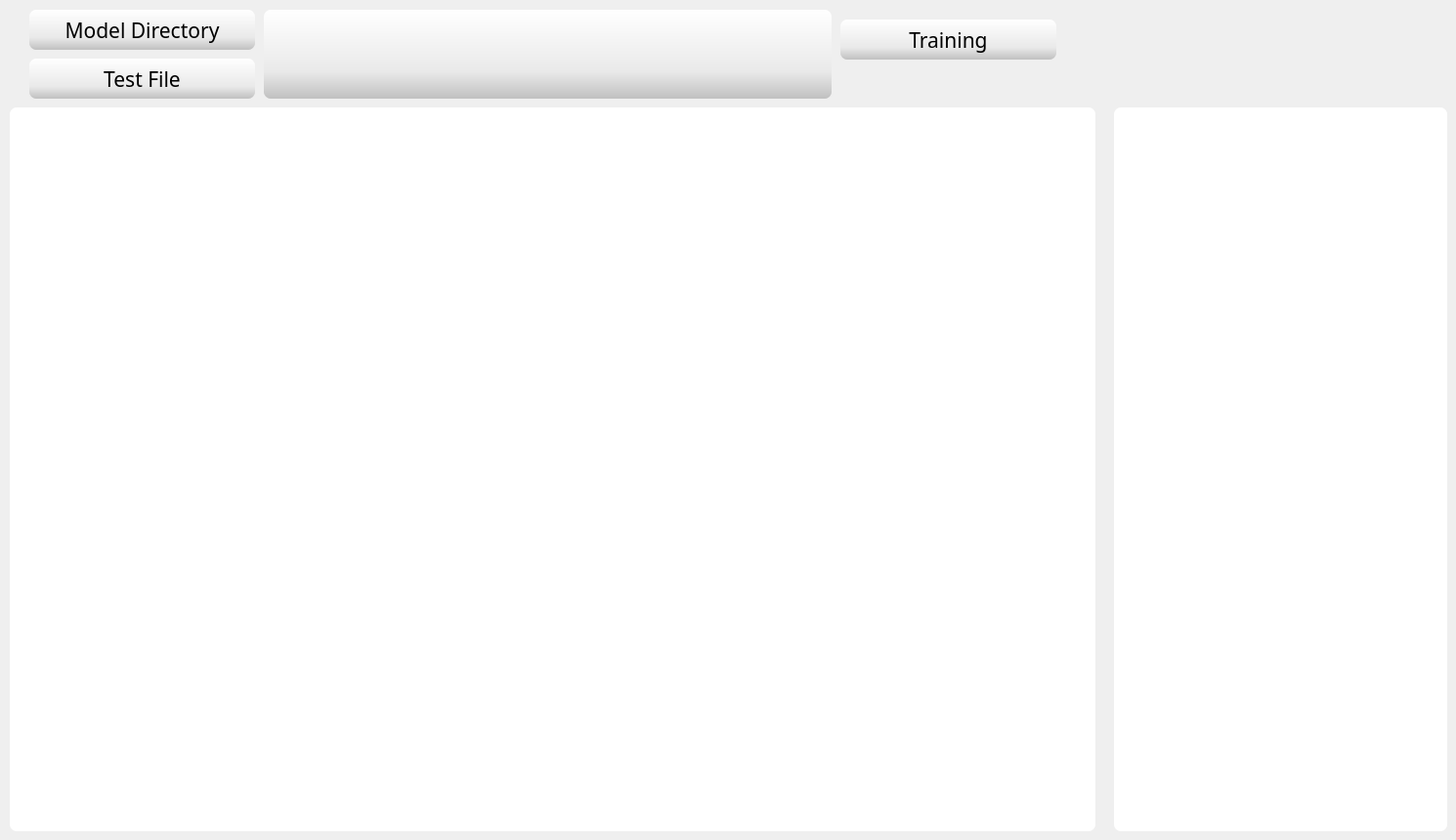
  <widget class="QWidget" name="tab_2">
   <attribute name="title">
    <string>추론</string>
   </attribute>
   <widget class="QToolButton" name="model_directory">
    <property name="geometry">
     <rect>
      <x>30</x>
      <y>10</y>
      <width>231</width>
      <height>41</height>
     </rect>
    </property>
    <property name="palette">
     <palette>
      <active>
       <colorrole role="Button">
        <brush brushstyle="LinearGradientPattern">
         <gradient startx="1.000000000000000" starty="1.000000000000000" endx="1.000000000000000" endy="0.000000000000000" type="LinearGradient" spread="PadSpread" coordinatemode="ObjectBoundingMode">
          <gradientstop position="0.000000000000000">
           <color alpha="255">
            <red>192</red>
            <green>192</green>
            <blue>192</blue>
           </color>
          </gradientstop>
          <gradientstop position="0.301136000000000">
           <color alpha="255">
            <red>233</red>
            <green>233</green>
            <blue>233</blue>
           </color>
          </gradientstop>
          <gradientstop position="1.000000000000000">
           <color alpha="255">
            <red>255</red>
            <green>255</green>
            <blue>255</blue>
           </color>
          </gradientstop>
         </gradient>
        </brush>
       </colorrole>
       <colorrole role="Base">
        <brush brushstyle="LinearGradientPattern">
         <gradient startx="1.000000000000000" starty="1.000000000000000" endx="1.000000000000000" endy="0.000000000000000" type="LinearGradient" spread="PadSpread" coordinatemode="ObjectBoundingMode">
          <gradientstop position="0.000000000000000">
           <color alpha="255">
            <red>192</red>
            <green>192</green>
            <blue>192</blue>
           </color>
          </gradientstop>
          <gradientstop position="0.301136000000000">
           <color alpha="255">
            <red>233</red>
            <green>233</green>
            <blue>233</blue>
           </color>
          </gradientstop>
          <gradientstop position="1.000000000000000">
           <color alpha="255">
            <red>255</red>
            <green>255</green>
            <blue>255</blue>
           </color>
          </gradientstop>
         </gradient>
        </brush>
       </colorrole>
       <colorrole role="Window">
        <brush brushstyle="LinearGradientPattern">
         <gradient startx="1.000000000000000" starty="1.000000000000000" endx="1.000000000000000" endy="0.000000000000000" type="LinearGradient" spread="PadSpread" coordinatemode="ObjectBoundingMode">
          <gradientstop position="0.000000000000000">
           <color alpha="255">
            <red>192</red>
            <green>192</green>
            <blue>192</blue>
           </color>
          </gradientstop>
          <gradientstop position="0.301136000000000">
           <color alpha="255">
            <red>233</red>
            <green>233</green>
            <blue>233</blue>
           </color>
          </gradientstop>
          <gradientstop position="1.000000000000000">
           <color alpha="255">
            <red>255</red>
            <green>255</green>
            <blue>255</blue>
           </color>
          </gradientstop>
         </gradient>
        </brush>
       </colorrole>
      </active>
      <inactive>
       <colorrole role="Button">
        <brush brushstyle="LinearGradientPattern">
         <gradient startx="1.000000000000000" starty="1.000000000000000" endx="1.000000000000000" endy="0.000000000000000" type="LinearGradient" spread="PadSpread" coordinatemode="ObjectBoundingMode">
          <gradientstop position="0.000000000000000">
           <color alpha="255">
            <red>192</red>
            <green>192</green>
            <blue>192</blue>
           </color>
          </gradientstop>
          <gradientstop position="0.301136000000000">
           <color alpha="255">
            <red>233</red>
            <green>233</green>
            <blue>233</blue>
           </color>
          </gradientstop>
          <gradientstop position="1.000000000000000">
           <color alpha="255">
            <red>255</red>
            <green>255</green>
            <blue>255</blue>
           </color>
          </gradientstop>
         </gradient>
        </brush>
       </colorrole>
       <colorrole role="Base">
        <brush brushstyle="LinearGradientPattern">
         <gradient startx="1.000000000000000" starty="1.000000000000000" endx="1.000000000000000" endy="0.000000000000000" type="LinearGradient" spread="PadSpread" coordinatemode="ObjectBoundingMode">
          <gradientstop position="0.000000000000000">
           <color alpha="255">
            <red>192</red>
            <green>192</green>
            <blue>192</blue>
           </color>
          </gradientstop>
          <gradientstop position="0.301136000000000">
           <color alpha="255">
            <red>233</red>
            <green>233</green>
            <blue>233</blue>
           </color>
          </gradientstop>
          <gradientstop position="1.000000000000000">
           <color alpha="255">
            <red>255</red>
            <green>255</green>
            <blue>255</blue>
           </color>
          </gradientstop>
         </gradient>
        </brush>
       </colorrole>
       <colorrole role="Window">
        <brush brushstyle="LinearGradientPattern">
         <gradient startx="1.000000000000000" starty="1.000000000000000" endx="1.000000000000000" endy="0.000000000000000" type="LinearGradient" spread="PadSpread" coordinatemode="ObjectBoundingMode">
          <gradientstop position="0.000000000000000">
           <color alpha="255">
            <red>192</red>
            <green>192</green>
            <blue>192</blue>
           </color>
          </gradientstop>
          <gradientstop position="0.301136000000000">
           <color alpha="255">
            <red>233</red>
            <green>233</green>
            <blue>233</blue>
           </color>
          </gradientstop>
          <gradientstop position="1.000000000000000">
           <color alpha="255">
            <red>255</red>
            <green>255</green>
            <blue>255</blue>
           </color>
          </gradientstop>
         </gradient>
        </brush>
       </colorrole>
      </inactive>
      <disabled>
       <colorrole role="Button">
        <brush brushstyle="LinearGradientPattern">
         <gradient startx="1.000000000000000" starty="1.000000000000000" endx="1.000000000000000" endy="0.000000000000000" type="LinearGradient" spread="PadSpread" coordinatemode="ObjectBoundingMode">
          <gradientstop position="0.000000000000000">
           <color alpha="255">
            <red>192</red>
            <green>192</green>
            <blue>192</blue>
           </color>
          </gradientstop>
          <gradientstop position="0.301136000000000">
           <color alpha="255">
            <red>233</red>
            <green>233</green>
            <blue>233</blue>
           </color>
          </gradientstop>
          <gradientstop position="1.000000000000000">
           <color alpha="255">
            <red>255</red>
            <green>255</green>
            <blue>255</blue>
           </color>
          </gradientstop>
         </gradient>
        </brush>
       </colorrole>
       <colorrole role="Base">
        <brush brushstyle="LinearGradientPattern">
         <gradient startx="1.000000000000000" starty="1.000000000000000" endx="1.000000000000000" endy="0.000000000000000" type="LinearGradient" spread="PadSpread" coordinatemode="ObjectBoundingMode">
          <gradientstop position="0.000000000000000">
           <color alpha="255">
            <red>192</red>
            <green>192</green>
            <blue>192</blue>
           </color>
          </gradientstop>
          <gradientstop position="0.301136000000000">
           <color alpha="255">
            <red>233</red>
            <green>233</green>
            <blue>233</blue>
           </color>
          </gradientstop>
          <gradientstop position="1.000000000000000">
           <color alpha="255">
            <red>255</red>
            <green>255</green>
            <blue>255</blue>
           </color>
          </gradientstop>
         </gradient>
        </brush>
       </colorrole>
       <colorrole role="Window">
        <brush brushstyle="LinearGradientPattern">
         <gradient startx="1.000000000000000" starty="1.000000000000000" endx="1.000000000000000" endy="0.000000000000000" type="LinearGradient" spread="PadSpread" coordinatemode="ObjectBoundingMode">
          <gradientstop position="0.000000000000000">
           <color alpha="255">
            <red>192</red>
            <green>192</green>
            <blue>192</blue>
           </color>
          </gradientstop>
          <gradientstop position="0.301136000000000">
           <color alpha="255">
            <red>233</red>
            <green>233</green>
            <blue>233</blue>
           </color>
          </gradientstop>
          <gradientstop position="1.000000000000000">
           <color alpha="255">
            <red>255</red>
            <green>255</green>
            <blue>255</blue>
           </color>
          </gradientstop>
         </gradient>
        </brush>
       </colorrole>
      </disabled>
     </palette>
    </property>
    <property name="font">
     <font>
      <family>Impact</family>
      <pointsize>16</pointsize>
      <weight>50</weight>
      <italic>false</italic>
      <bold>false</bold>
      <underline>false</underline>
     </font>
    </property>
    <property name="styleSheet">
     <string notr="true">border-radius:7px; background-color:qlineargradient(spread:pad, x1:1, y1:1, x2:1, y2:0, stop:0 rgba(192, 192, 192, 255), stop:0.301136 rgba(233, 233, 233, 255), stop:1 rgba(255, 255, 255, 255))</string>
    </property>
    <property name="text">
     <string>Model Directory</string>
    </property>
    <property name="toolButtonStyle">
     <enum>Qt::ToolButtonIconOnly</enum>
    </property>
   </widget>
   <widget class="QToolButton" name="training">
    <property name="geometry">
     <rect>
      <x>860</x>
      <y>20</y>
      <width>221</width>
      <height>41</height>
     </rect>
    </property>
    <property name="font">
     <font>
      <family>Impact</family>
      <pointsize>16</pointsize>
      <weight>50</weight>
      <bold>false</bold>
     </font>
    </property>
    <property name="styleSheet">
     <string notr="true">border-radius:7px; background-color:qlineargradient(spread:pad, x1:1, y1:1, x2:1, y2:0, stop:0 rgba(192, 192, 192, 255), stop:0.301136 rgba(233, 233, 233, 255), stop:1 rgba(255, 255, 255, 255))</string>
    </property>
    <property name="text">
     <string>Training</string>
    </property>
   </widget>
   <widget class="QWidget" name="train_image" native="true">
    <property name="geometry">
     <rect>
      <x>10</x>
      <y>110</y>
      <width>1111</width>
      <height>741</height>
     </rect>
    </property>
    <property name="styleSheet">
     <string notr="true">border-radius:7px; background-color:white;</string>
    </property>
   </widget>
   <widget class="QToolButton" name="test_directory">
    <property name="geometry">
     <rect>
      <x>30</x>
      <y>60</y>
      <width>231</width>
      <height>41</height>
     </rect>
    </property>
    <property name="palette">
     <palette>
      <active>
       <colorrole role="Button">
        <brush brushstyle="LinearGradientPattern">
         <gradient startx="1.000000000000000" starty="1.000000000000000" endx="1.000000000000000" endy="0.000000000000000" type="LinearGradient" spread="PadSpread" coordinatemode="ObjectBoundingMode">
          <gradientstop position="0.000000000000000">
           <color alpha="255">
            <red>192</red>
            <green>192</green>
            <blue>192</blue>
           </color>
          </gradientstop>
          <gradientstop position="0.301136000000000">
           <color alpha="255">
            <red>233</red>
            <green>233</green>
            <blue>233</blue>
           </color>
          </gradientstop>
          <gradientstop position="1.000000000000000">
           <color alpha="255">
            <red>255</red>
            <green>255</green>
            <blue>255</blue>
           </color>
          </gradientstop>
         </gradient>
        </brush>
       </colorrole>
       <colorrole role="Base">
        <brush brushstyle="LinearGradientPattern">
         <gradient startx="1.000000000000000" starty="1.000000000000000" endx="1.000000000000000" endy="0.000000000000000" type="LinearGradient" spread="PadSpread" coordinatemode="ObjectBoundingMode">
          <gradientstop position="0.000000000000000">
           <color alpha="255">
            <red>192</red>
            <green>192</green>
            <blue>192</blue>
           </color>
          </gradientstop>
          <gradientstop position="0.301136000000000">
           <color alpha="255">
            <red>233</red>
            <green>233</green>
            <blue>233</blue>
           </color>
          </gradientstop>
          <gradientstop position="1.000000000000000">
           <color alpha="255">
            <red>255</red>
            <green>255</green>
            <blue>255</blue>
           </color>
          </gradientstop>
         </gradient>
        </brush>
       </colorrole>
       <colorrole role="Window">
        <brush brushstyle="LinearGradientPattern">
         <gradient startx="1.000000000000000" starty="1.000000000000000" endx="1.000000000000000" endy="0.000000000000000" type="LinearGradient" spread="PadSpread" coordinatemode="ObjectBoundingMode">
          <gradientstop position="0.000000000000000">
           <color alpha="255">
            <red>192</red>
            <green>192</green>
            <blue>192</blue>
           </color>
          </gradientstop>
          <gradientstop position="0.301136000000000">
           <color alpha="255">
            <red>233</red>
            <green>233</green>
            <blue>233</blue>
           </color>
          </gradientstop>
          <gradientstop position="1.000000000000000">
           <color alpha="255">
            <red>255</red>
            <green>255</green>
            <blue>255</blue>
           </color>
          </gradientstop>
         </gradient>
        </brush>
       </colorrole>
      </active>
      <inactive>
       <colorrole role="Button">
        <brush brushstyle="LinearGradientPattern">
         <gradient startx="1.000000000000000" starty="1.000000000000000" endx="1.000000000000000" endy="0.000000000000000" type="LinearGradient" spread="PadSpread" coordinatemode="ObjectBoundingMode">
          <gradientstop position="0.000000000000000">
           <color alpha="255">
            <red>192</red>
            <green>192</green>
            <blue>192</blue>
           </color>
          </gradientstop>
          <gradientstop position="0.301136000000000">
           <color alpha="255">
            <red>233</red>
            <green>233</green>
            <blue>233</blue>
           </color>
          </gradientstop>
          <gradientstop position="1.000000000000000">
           <color alpha="255">
            <red>255</red>
            <green>255</green>
            <blue>255</blue>
           </color>
          </gradientstop>
         </gradient>
        </brush>
       </colorrole>
       <colorrole role="Base">
        <brush brushstyle="LinearGradientPattern">
         <gradient startx="1.000000000000000" starty="1.000000000000000" endx="1.000000000000000" endy="0.000000000000000" type="LinearGradient" spread="PadSpread" coordinatemode="ObjectBoundingMode">
          <gradientstop position="0.000000000000000">
           <color alpha="255">
            <red>192</red>
            <green>192</green>
            <blue>192</blue>
           </color>
          </gradientstop>
          <gradientstop position="0.301136000000000">
           <color alpha="255">
            <red>233</red>
            <green>233</green>
            <blue>233</blue>
           </color>
          </gradientstop>
          <gradientstop position="1.000000000000000">
           <color alpha="255">
            <red>255</red>
            <green>255</green>
            <blue>255</blue>
           </color>
          </gradientstop>
         </gradient>
        </brush>
       </colorrole>
       <colorrole role="Window">
        <brush brushstyle="LinearGradientPattern">
         <gradient startx="1.000000000000000" starty="1.000000000000000" endx="1.000000000000000" endy="0.000000000000000" type="LinearGradient" spread="PadSpread" coordinatemode="ObjectBoundingMode">
          <gradientstop position="0.000000000000000">
           <color alpha="255">
            <red>192</red>
            <green>192</green>
            <blue>192</blue>
           </color>
          </gradientstop>
          <gradientstop position="0.301136000000000">
           <color alpha="255">
            <red>233</red>
            <green>233</green>
            <blue>233</blue>
           </color>
          </gradientstop>
          <gradientstop position="1.000000000000000">
           <color alpha="255">
            <red>255</red>
            <green>255</green>
            <blue>255</blue>
           </color>
          </gradientstop>
         </gradient>
        </brush>
       </colorrole>
      </inactive>
      <disabled>
       <colorrole role="Button">
        <brush brushstyle="LinearGradientPattern">
         <gradient startx="1.000000000000000" starty="1.000000000000000" endx="1.000000000000000" endy="0.000000000000000" type="LinearGradient" spread="PadSpread" coordinatemode="ObjectBoundingMode">
          <gradientstop position="0.000000000000000">
           <color alpha="255">
            <red>192</red>
            <green>192</green>
            <blue>192</blue>
           </color>
          </gradientstop>
          <gradientstop position="0.301136000000000">
           <color alpha="255">
            <red>233</red>
            <green>233</green>
            <blue>233</blue>
           </color>
          </gradientstop>
          <gradientstop position="1.000000000000000">
           <color alpha="255">
            <red>255</red>
            <green>255</green>
            <blue>255</blue>
           </color>
          </gradientstop>
         </gradient>
        </brush>
       </colorrole>
       <colorrole role="Base">
        <brush brushstyle="LinearGradientPattern">
         <gradient startx="1.000000000000000" starty="1.000000000000000" endx="1.000000000000000" endy="0.000000000000000" type="LinearGradient" spread="PadSpread" coordinatemode="ObjectBoundingMode">
          <gradientstop position="0.000000000000000">
           <color alpha="255">
            <red>192</red>
            <green>192</green>
            <blue>192</blue>
           </color>
          </gradientstop>
          <gradientstop position="0.301136000000000">
           <color alpha="255">
            <red>233</red>
            <green>233</green>
            <blue>233</blue>
           </color>
          </gradientstop>
          <gradientstop position="1.000000000000000">
           <color alpha="255">
            <red>255</red>
            <green>255</green>
            <blue>255</blue>
           </color>
          </gradientstop>
         </gradient>
        </brush>
       </colorrole>
       <colorrole role="Window">
        <brush brushstyle="LinearGradientPattern">
         <gradient startx="1.000000000000000" starty="1.000000000000000" endx="1.000000000000000" endy="0.000000000000000" type="LinearGradient" spread="PadSpread" coordinatemode="ObjectBoundingMode">
          <gradientstop position="0.000000000000000">
           <color alpha="255">
            <red>192</red>
            <green>192</green>
            <blue>192</blue>
           </color>
          </gradientstop>
          <gradientstop position="0.301136000000000">
           <color alpha="255">
            <red>233</red>
            <green>233</green>
            <blue>233</blue>
           </color>
          </gradientstop>
          <gradientstop position="1.000000000000000">
           <color alpha="255">
            <red>255</red>
            <green>255</green>
            <blue>255</blue>
           </color>
          </gradientstop>
         </gradient>
        </brush>
       </colorrole>
      </disabled>
     </palette>
    </property>
    <property name="font">
     <font>
      <family>Impact</family>
      <pointsize>16</pointsize>
      <weight>50</weight>
      <italic>false</italic>
      <bold>false</bold>
      <underline>false</underline>
     </font>
    </property>
    <property name="styleSheet">
     <string notr="true">border-radius:7px; background-color:qlineargradient(spread:pad, x1:1, y1:1, x2:1, y2:0, stop:0 rgba(192, 192, 192, 255), stop:0.301136 rgba(233, 233, 233, 255), stop:1 rgba(255, 255, 255, 255))</string>
    </property>
    <property name="text">
     <string>Test File</string>
    </property>
    <property name="toolButtonStyle">
     <enum>Qt::ToolButtonIconOnly</enum>
    </property>
   </widget>
   <widget class="QTextEdit" name="segmentation_shell_2">
    <property name="geometry">
     <rect>
      <x>1140</x>
      <y>110</y>
      <width>341</width>
      <height>741</height>
     </rect>
    </property>
    <property name="styleSheet">
     <string notr="true">border-radius:7px; background-color:white</string>
    </property>
   </widget>
   <widget class="QLabel" name="file_dirShow2">
    <property name="geometry">
     <rect>
      <x>270</x>
      <y>10</y>
      <width>581</width>
      <height>91</height>
     </rect>
    </property>
    <property name="font">
     <font>
      <family>Arial Black</family>
      <pointsize>10</pointsize>
      <weight>75</weight>
      <bold>true</bold>
     </font>
    </property>
    <property name="autoFillBackground">
     <bool>false</bool>
    </property>
    <property name="styleSheet">
     <string notr="true">border-radius:7px; background-color:qlineargradient(spread:pad, x1:1, y1:1, x2:1, y2:0, stop:0 rgba(192, 192, 192, 255), stop:0.301136 rgba(233, 233, 233, 255), stop:1 rgba(255, 255, 255, 255))</string>
    </property>
    <property name="text">
     <string/>
    </property>
    <property name="alignment">
     <set>Qt::AlignCenter</set>
    </property>
    <property name="margin">
     <number>0</number>
    </property>
   </widget>
  </widget>
